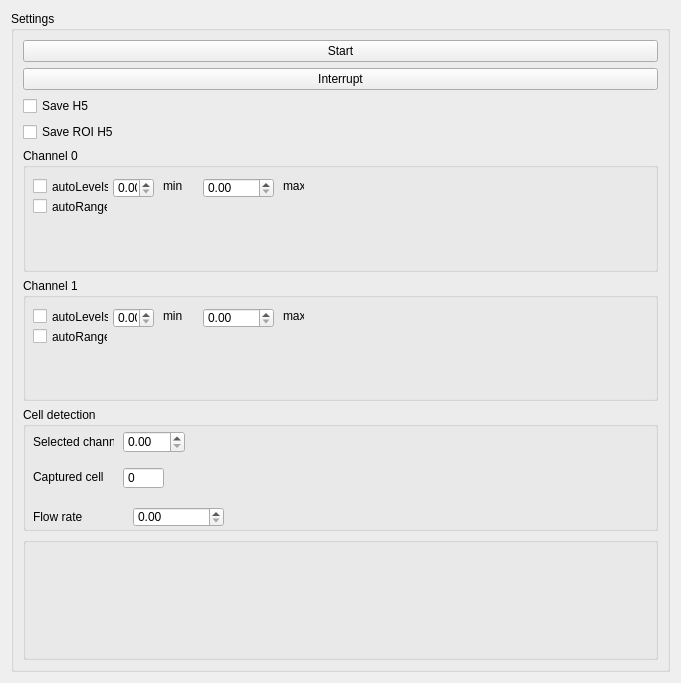
<?xml version="1.0" encoding="UTF-8"?>
<ui version="4.0">
 <class>Form</class>
 <widget class="QWidget" name="Form">
  <property name="geometry">
   <rect>
    <x>0</x>
    <y>0</y>
    <width>681</width>
    <height>683</height>
   </rect>
  </property>
  <property name="windowTitle">
   <string>Form</string>
  </property>
  <layout class="QGridLayout" name="gridLayout_2" rowstretch="0">
   <item row="0" column="0">
    <widget class="QGroupBox" name="settings_groupBox">
     <property name="title">
      <string>Settings</string>
     </property>
     <layout class="QGridLayout" name="gridLayout">
      <item row="2" column="0">
       <widget class="QCheckBox" name="save_h5_checkBox">
        <property name="text">
         <string>Save H5</string>
        </property>
       </widget>
      </item>
      <item row="3" column="0">
       <widget class="QCheckBox" name="save_ROI_h5_checkBox">
        <property name="text">
         <string>Save ROI H5</string>
        </property>
       </widget>
      </item>
      <item row="0" column="0">
       <widget class="QPushButton" name="start_pushButton">
        <property name="text">
         <string>Start</string>
        </property>
       </widget>
      </item>
      <item row="1" column="0">
       <widget class="QPushButton" name="interrupt_pushButton">
        <property name="text">
         <string>Interrupt</string>
        </property>
       </widget>
      </item>
      <item row="8" column="0">
       <widget class="QGroupBox" name="Ch0_Live_groupBox_2">
        <property name="title">
         <string/>
        </property>
       </widget>
      </item>
      <item row="4" column="0">
       <widget class="QGroupBox" name="Ch0_Live_groupBox">
        <property name="title">
         <string>Channel 0</string>
        </property>
        <widget class="QCheckBox" name="autoLevels_checkBox0">
         <property name="geometry">
          <rect>
           <x>10</x>
           <y>30</y>
           <width>76</width>
           <height>17</height>
          </rect>
         </property>
         <property name="text">
          <string>autoLevels</string>
         </property>
        </widget>
        <widget class="QDoubleSpinBox" name="min_doubleSpinBox0">
         <property name="geometry">
          <rect>
           <x>90</x>
           <y>30</y>
           <width>41</width>
           <height>20</height>
          </rect>
         </property>
        </widget>
        <widget class="QDoubleSpinBox" name="max_doubleSpinBox0">
         <property name="geometry">
          <rect>
           <x>180</x>
           <y>30</y>
           <width>71</width>
           <height>20</height>
          </rect>
         </property>
        </widget>
        <widget class="QLabel" name="label_max0">
         <property name="geometry">
          <rect>
           <x>140</x>
           <y>30</y>
           <width>21</width>
           <height>16</height>
          </rect>
         </property>
         <property name="text">
          <string>min</string>
         </property>
        </widget>
        <widget class="QLabel" name="label_min0">
         <property name="geometry">
          <rect>
           <x>260</x>
           <y>30</y>
           <width>21</width>
           <height>16</height>
          </rect>
         </property>
         <property name="text">
          <string>max</string>
         </property>
        </widget>
        <widget class="QCheckBox" name="autoRange_checkBox0">
         <property name="geometry">
          <rect>
           <x>10</x>
           <y>50</y>
           <width>75</width>
           <height>17</height>
          </rect>
         </property>
         <property name="text">
          <string>autoRange</string>
         </property>
        </widget>
       </widget>
      </item>
      <item row="5" column="0">
       <widget class="QGroupBox" name="Ch1_groupBox">
        <property name="title">
         <string>Channel 1</string>
        </property>
        <widget class="QCheckBox" name="autoLevels_checkBox1">
         <property name="geometry">
          <rect>
           <x>10</x>
           <y>30</y>
           <width>76</width>
           <height>17</height>
          </rect>
         </property>
         <property name="text">
          <string>autoLevels</string>
         </property>
        </widget>
        <widget class="QDoubleSpinBox" name="min_doubleSpinBox1">
         <property name="geometry">
          <rect>
           <x>90</x>
           <y>30</y>
           <width>41</width>
           <height>20</height>
          </rect>
         </property>
        </widget>
        <widget class="QDoubleSpinBox" name="max_doubleSpinBox1">
         <property name="geometry">
          <rect>
           <x>180</x>
           <y>30</y>
           <width>71</width>
           <height>20</height>
          </rect>
         </property>
        </widget>
        <widget class="QLabel" name="label_max1">
         <property name="geometry">
          <rect>
           <x>140</x>
           <y>30</y>
           <width>21</width>
           <height>16</height>
          </rect>
         </property>
         <property name="text">
          <string>min</string>
         </property>
        </widget>
        <widget class="QLabel" name="label_min1">
         <property name="geometry">
          <rect>
           <x>260</x>
           <y>30</y>
           <width>21</width>
           <height>16</height>
          </rect>
         </property>
         <property name="text">
          <string>max</string>
         </property>
        </widget>
        <widget class="QCheckBox" name="autoRange_checkBox1">
         <property name="geometry">
          <rect>
           <x>10</x>
           <y>50</y>
           <width>75</width>
           <height>17</height>
          </rect>
         </property>
         <property name="text">
          <string>autoRange</string>
         </property>
        </widget>
        <zorder>label_max1</zorder>
        <zorder>autoLevels_checkBox1</zorder>
        <zorder>min_doubleSpinBox1</zorder>
        <zorder>max_doubleSpinBox1</zorder>
        <zorder>label_min1</zorder>
        <zorder>autoRange_checkBox1</zorder>
       </widget>
      </item>
      <item row="7" column="0">
       <widget class="QGroupBox" name="Ch0_Live_groupBox_3">
        <property name="title">
         <string>Cell detection</string>
        </property>
        <widget class="QLabel" name="ch_label">
         <property name="geometry">
          <rect>
           <x>10</x>
           <y>25</y>
           <width>81</width>
           <height>20</height>
          </rect>
         </property>
         <property name="text">
          <string>Selected channel</string>
         </property>
        </widget>
        <widget class="QLabel" name="detected_label">
         <property name="geometry">
          <rect>
           <x>10</x>
           <y>60</y>
           <width>71</width>
           <height>20</height>
          </rect>
         </property>
         <property name="text">
          <string>Captured cells</string>
         </property>
        </widget>
        <widget class="QDoubleSpinBox" name="ch_doubleSpinBox">
         <property name="geometry">
          <rect>
           <x>100</x>
           <y>24</y>
           <width>62</width>
           <height>22</height>
          </rect>
         </property>
        </widget>
        <widget class="QDoubleSpinBox" name="captured_doubleSpinBox">
         <property name="enabled">
          <bool>true</bool>
         </property>
         <property name="geometry">
          <rect>
           <x>100</x>
           <y>60</y>
           <width>41</width>
           <height>22</height>
          </rect>
         </property>
         <property name="font">
          <font>
           <kerning>true</kerning>
          </font>
         </property>
         <property name="acceptDrops">
          <bool>false</bool>
         </property>
         <property name="frame">
          <bool>true</bool>
         </property>
         <property name="readOnly">
          <bool>false</bool>
         </property>
         <property name="buttonSymbols">
          <enum>QAbstractSpinBox::NoButtons</enum>
         </property>
         <property name="decimals">
          <number>0</number>
         </property>
         <property name="maximum">
          <double>10000000000.000000000000000</double>
         </property>
        </widget>
        <widget class="QDoubleSpinBox" name="flowrate_doubleSpinBox">
         <property name="geometry">
          <rect>
           <x>110</x>
           <y>100</y>
           <width>91</width>
           <height>20</height>
          </rect>
         </property>
        </widget>
        <widget class="QLabel" name="flow_rate_label">
         <property name="geometry">
          <rect>
           <x>10</x>
           <y>100</y>
           <width>71</width>
           <height>20</height>
          </rect>
         </property>
         <property name="text">
          <string>Flow rate</string>
         </property>
        </widget>
       </widget>
      </item>
     </layout>
    </widget>
   </item>
  </layout>
 </widget>
 <resources/>
 <connections/>
</ui>
